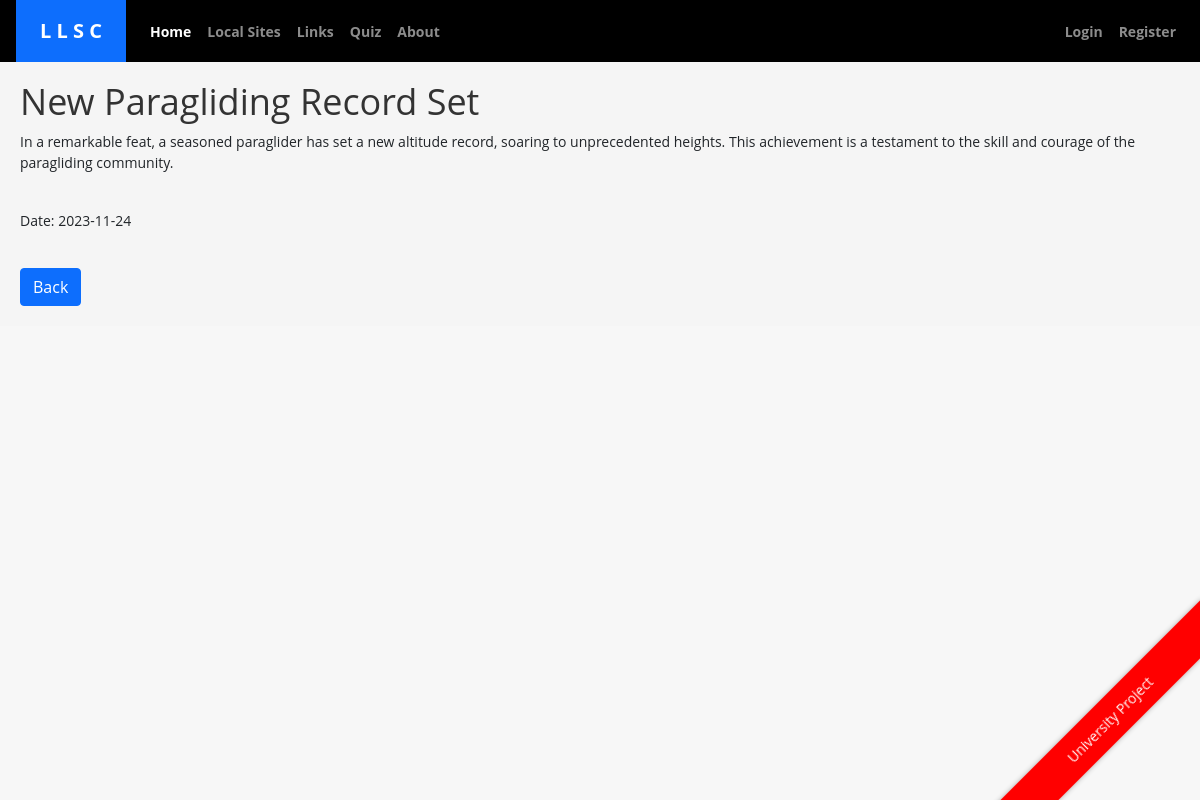
The page /news/New Paragliding Record Set on the database its author committed.
### tables this page shows
CREATE TABLE news (
    id INTEGER PRIMARY KEY,
    date TEXT,
    title TEXT,
    text TEXT
);

### app.py (the view)
@app.route('/news/<string:title>')
def news(title):
    try:
        conn = sqlite3.connect('mydatabase.db')
        cursor = conn.cursor()
        cursor.execute("SELECT title, text, date FROM news WHERE title=?", (title,))
        news_data = cursor.fetchone()
        conn.close()
        if news_data:
            news_title, news_text, news_date = news_data
            return render_template('news.html', news_title=news_title, news_text=news_text, news_date=news_date)
        else:
            flash('News not found in the database.', 'danger')
            return redirect(url_for('index'))
    except sqlite3.Error as e:
        flash('An error occurred while fetching news data.', 'danger')
        return redirect(url_for('index'))

### templates/news.html (shortened to what this page needs)
<!DOCTYPE html>
<html lang="hu">
   <head>
      <link rel="stylesheet" href="https://cdn.jsdelivr.net/npm/bootstrap@5.1.3/dist/css/bootstrap.min.css" />
      <link rel="stylesheet" href="https://cdnjs.cloudflare.com/ajax/libs/tempusdominus-bootstrap-4/5.39.0/css/tempusdominus-bootstrap-4.min.css"
 />
      <link rel="stylesheet" href="{{ url_for('static', filename='style.css') }}">
      <link rel="stylesheet" href="https://unpkg.com/leaflet@1.9.3/dist/leaflet.css" />
   </head>
   <div class="container-xl main">
      <nav class="navbar navbar-expand-lg navbar-dark bg-dark fixed-top p-0">
         <a class="navbar-brand bg-primary px-4 py-3" href="{{ url_for('index') }}">
         L L S C
         </a>
         <div class="collapse navbar-collapse" id="navbarSupportedContent">
            <ul class="navbar-nav border-top border-lg-0">
               <li class="nav-item">
                  <a class="nav-link px-4 px-lg-2 py-3 active" aria-current="page"  href="{{ url_for('index') }}">Home </a>
               </li>
               <li class="nav-item">
                  <a class="nav-link px-4 px-lg-2 py-3" href="{{ url_for('sites') }}">Local Sites</a>
               </li>
               <li class="nav-item">
                  <a class="nav-link px-4 px-lg-2 py-3" href="{{ url_for('links') }}">Links</a>
               </li>
               <li class="nav-item">
                  <a class="nav-link px-4 px-lg-2 py-3" href="{{ url_for('quiz') }}">Quiz</a>
               </li>
               <li class="nav-item">
                  <a class="nav-link px-4 px-lg-2 py-3" href="{{ url_for('about') }}">About</a>
               </li>
            </ul>
            <ul class="navbar-nav ms-auto me-0 me-lg-3 border-top border-lg-0">
               {% if 'username' not in session %}
               <li class="nav-item">
                  <a class="nav-link px-4 px-lg-2 py-3" href="{{ url_for('login') }}">Login</a>
               </li>
               <li class="nav-item">
                  <a class="nav-link px-4 px-lg-2 py-3" href="{{ url_for('register') }}">Register</a>
               </li>
               {% endif %}
            </ul>
         </div>
      </nav>
   </div>
   <body class="content">
      <div class="links-container">
         <h1>{{ news_title }}</h1>
         <p>{{ news_text }}</p>
         <br>
         <p>Date: {{ news_date.split(' ')[0] }}</p>
         <br>
         <button class="btn btn-primary" onclick="history.go(-1)">Back</button>
      </div>
      <div class="flash-messages-container">
      </div>
      <div class="ribbon">
         <span>University Project</span>
      </div>
   </body>
</html>

### static/style.css (style rules this page uses)
.navbar-brand { margin-left: 1rem; }
body { font-family: "Open Sans", sans-serif; font-size: 14px; background-color: #f7f7f7; margin: 0; padding: 0; height: 100%; }
h1 { font-size: 36px; color: #333; }
a { color: #0077ff; text-decoration: none; font-weight: bold; transition: all 0.3s ease-in-out; }
.main { padding-top: 30px; }
button { background-color: #0077ff; color: #fff; border: none; border-radius: 5px; padding: 10px 20px; cursor: pointer; transition: background-color 0.3s; }
.flash-messages-container { position: fixed; bottom: 20px; left: 0; width: 100%; padding: 10px; background-color: transparent; z-index: 9999; }
.bg-dark { background-color: Black !important; }
@media (min-width: 992px) { .border-lg-0 { border: none !important; } }
.links-container, .about-container, .admin-panel-content, .quiz-container { background-color: #f5f5f5; padding: 20px; padding-top: 50px; }
.ribbon { position: fixed; bottom: 60px; right: -60px; transform: rotate(45deg); z-index: 9999; }
.ribbon span { display: block; width: 300px; padding: 10px; background: red; color: white; text-align: center; transform: rotate(270deg); box-shadow: 0 0 5px rgba(0,0,0,0.3); }

### rows shown on the page
news: title "New Paragliding Record Set", text "In a remarkable feat, a seasoned paraglider has set a new altitude record, soaring to unprecedented heights. This achievement is a testament to the skill and courage of the paragliding community.", date "2023-11-24"
